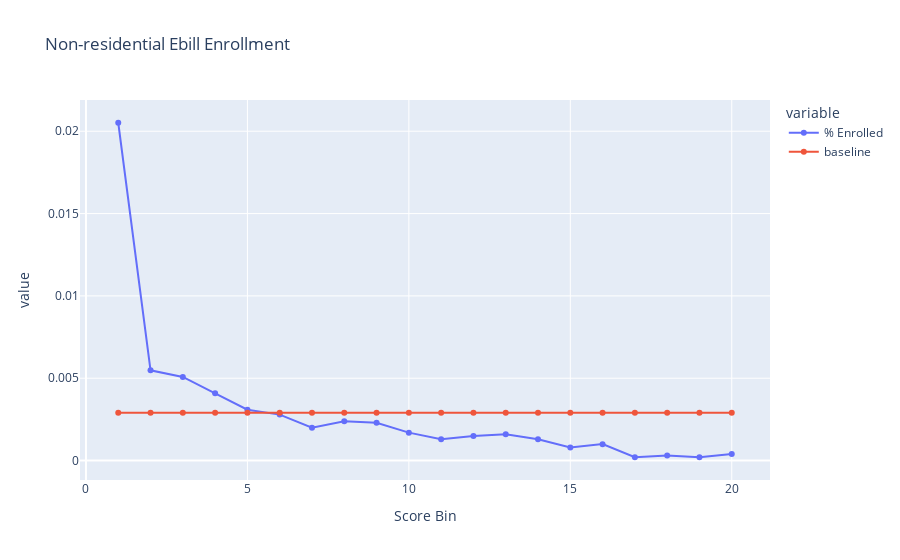

Notebook code cell kept with this figure:
### Code cell
num_bins=20
labels=list(range(20, 0, -1))
labels

pred_file_val2=pred_file_val[pred_file_val['seg']=='nonresi']
pred_file_val2['Score Bin']=pd.qcut(pred_file_val2['enroll_score'], q=20, labels=labels)

forline=pred_file_val2.groupby('Score Bin')['y'].mean().reset_index()
forline.rename(columns={'y': '% Enrolled'}, inplace=True)
forline['baseline']=pred_file_val2['y'].mean()
print(forline)
fig = px.line(forline, x='Score Bin', y=['% Enrolled', 'baseline'], title='Non-residential Ebill Enrollment', 
              markers=True)
fig.show()

### Figure 1 — Plotly figure (JSON) as saved in the notebook; plotly's stock layout.template omitted (floating-point values rounded to 4 significant figures)
{"data": [{"hovertemplate": "variable=% Enrolled<br>Score Bin=%{x}<br>value=%{y}<extra></extra>", "legendgroup": "% Enrolled", "line": {"color": "#636efa", "dash": "solid"}, "marker": {"symbol": "circle"}, "mode": "lines+markers", "name": "% Enrolled", "orientation": "v", "showlegend": true, "type": "scatter", "x": [20, 19, 18, 17, 16, 15, 14, 13, 12, 11, 10, 9, 8, 7, 6, 5, 4, 3, 2, 1], "xaxis": "x", "y": [0.0003983, 0.0001992, 0.0002987, 0.0001993, 0.000996, 0.0007968, 0.001295, 0.001593, 0.001494, 0.001295, 0.001693, 0.002289, 0.002392, 0.001992, 0.002789, 0.003087, 0.004084, 0.00508, 0.005478, 0.02052], "yaxis": "y"}, {"hovertemplate": "variable=baseline<br>Score Bin=%{x}<br>value=%{y}<extra></extra>", "legendgroup": "baseline", "line": {"color": "#EF553B", "dash": "solid"}, "marker": {"symbol": "circle"}, "mode": "lines+markers", "name": "baseline", "orientation": "v", "showlegend": true, "type": "scatter", "x": [20, 19, 18, 17, 16, 15, 14, 13, 12, 11, 10, 9, 8, 7, 6, 5, 4, 3, 2, 1], "xaxis": "x", "y": [0.002898, 0.002898, 0.002898, 0.002898, 0.002898, 0.002898, 0.002898, 0.002898, 0.002898, 0.002898, 0.002898, 0.002898, 0.002898, 0.002898, 0.002898, 0.002898, 0.002898, 0.002898, 0.002898, 0.002898], "yaxis": "y"}], "layout": {"autosize": true, "legend": {"title": {"text": "variable"}, "tracegroupgap": 0}, "title": {"text": "Non-residential Ebill Enrollment"}, "xaxis": {"anchor": "y", "autorange": true, "domain": [0, 1], "range": [-0.313, 21.31], "title": {"text": "Score Bin"}, "type": "linear"}, "yaxis": {"anchor": "x", "autorange": true, "domain": [0, 1], "range": [-0.001477, 0.02219], "title": {"text": "value"}, "type": "linear"}}}
